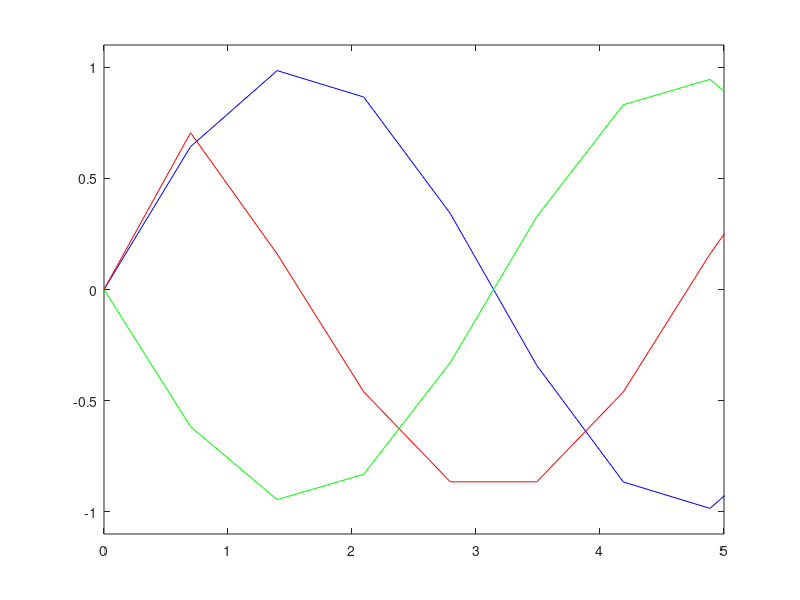

Reproduce this figure in MATLAB.
% ztestA.m

%****************************************************************
% Program 2: Calculate first and second derivative numerically
% showing how to write differential operator as a matrix
%****************************************************************
% Parameters for solving problem in the interval 0 < x < L
L = 2*pi; % Interval Length
N = 10; % No. of coordinate points
x = linspace(0,L,N)'; % Coordinate vector
dx = x(2) - x(1); % Coordinate step
% Two-point finite-difference representation of Derivative
D=(diag(ones((N-1),1),1)-diag(ones((N-1),1),-1))/(2*dx);
% Next modify D so that it is consistent with f(0) = f(L) = 0
D(1,1) = 0; D(1,2) = 0; D(2,1) = 0; % So that f(0) = 0
D(N,N-1) = 0; D(N-1,N) = 0; D(N,N) = 0; % So that f(L) = 0
% Three-point finite-difference representation of Laplacian
Lap = (-2*diag(ones(N,1),0) + diag(ones((N-1),1),1) ...
+ diag(ones((N-1),1),-1))/(dx^2);
% Next modify Lap so that it is consistent with f(0) = f(L) = 0
Lap(1,1) = 0; Lap(1,2) = 0; Lap(2,1) = 0; % So that f(0) = 0
Lap(N,N-1) = 0; Lap(N-1,N) = 0; Lap(N,N) = 0;% So that f(L) = 0
% To verify that D*f corresponds to taking the derivative of f
% and Lap*f corresponds to taking a second derviative of f,
% define f = sin(x) or choose your own f
f = sin(x);
% And try the following:
Df = D*f; Lapf = Lap*f;
plot(x,f,'b',x,Df,'r', x,Lapf,'g');
axis([0 5 -1.1 1.1]); % Optimized axis parameters
% To display the matrix D on screen, simply type D and return ...
D % Displays the matrix D in the workspace
Lap % Displays the matrix Lap